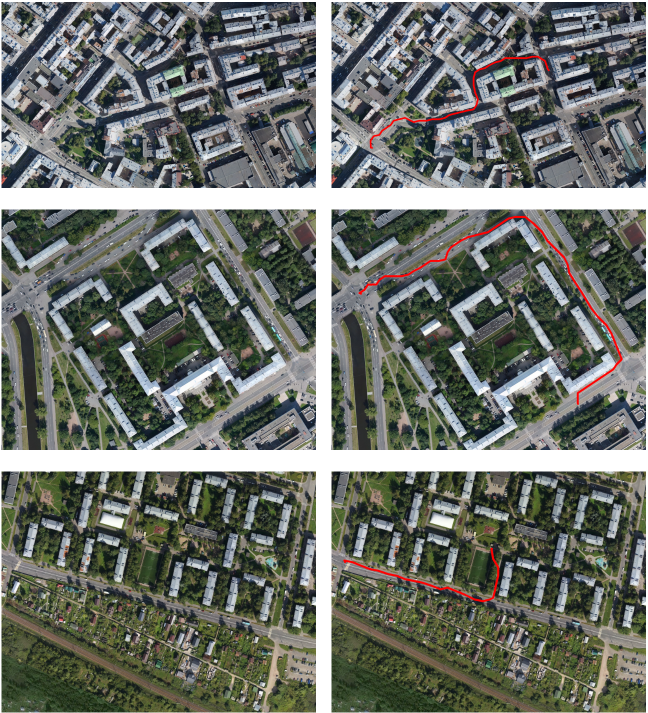
#> input picture Images/Route.png, 1296 x 1426 px (shown at 1/2 size)
$ python -i Prob_map.py   (imports and definitions only)
#> lines starting #> are read from the running program, lines starting #| are printed output that depends on the picture
import numpy as np
import cv2
from PIL import Image, ImageChops
from scipy.interpolate import make_interp_spline
import networkx as nx
import os


def ComputeSegMap_SegFormer(image):
    return Image.open(f'Simulation/Seg_map/{image}_sm.png')


def ComputeDepthmap(image):
    return Image.open(f'Simulation/Depth_map/{image}_dm.png')


"""
    Computed based on the depth map and the segmentation map. The probability of
flying over a pixel is calculated as the ratio of the pixel value (uint8) and 255
"""


# [39 lines left out: function ComputeProbMap, not called in this run]


"""
    In the graph, points that are 9 pixels apart are selected according to a given grid.
These points become nodes in the graph. The weight of a branch is calculated as the average
value of the pixels in a 9x9 square that is plotted between the two points.
"""


# [94 lines left out: functions Compute_grapf, smooth_path, Compute_path_betwen_2_points, draw_path, not called in this run]


def ComputeFlightMap(image, image_path=None):
    image = image_path
    image = os.path.splitext(os.path.basename(image_path))[0]
    SM = ComputeSegMap_SegFormer(image)
    DM = ComputeDepthmap(image)
    PM = ComputeProbMap(SM, DM)
    Grapf = Compute_grapf(PM)
    return Grapf

>>> import cv2
>>> picture = cv2.imread('Images/Route.png', cv2.IMREAD_GRAYSCALE)
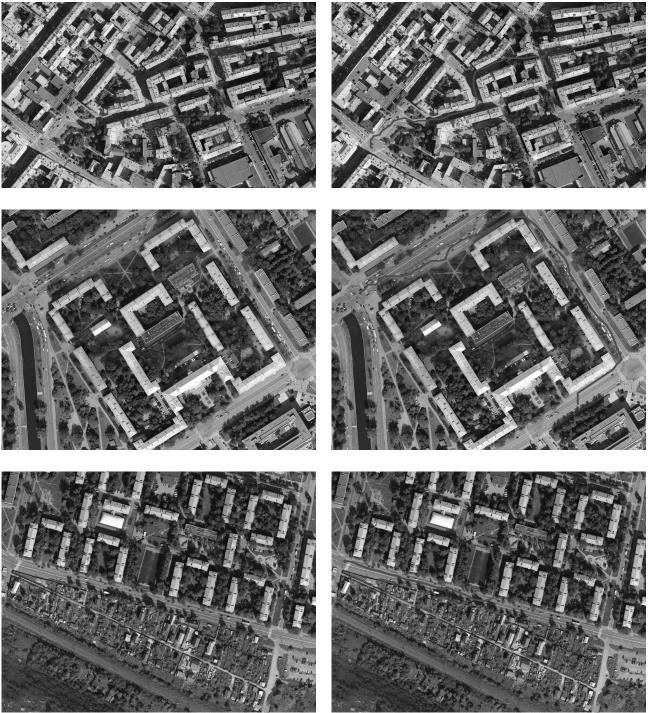
#> picture: shape (1426, 1296) (shown at 1/2 size); min 2, max 255, mean 110
#> (the run stopped early here; a loop or call above may not have finished)

$ run again, on Images/SM+DM.png
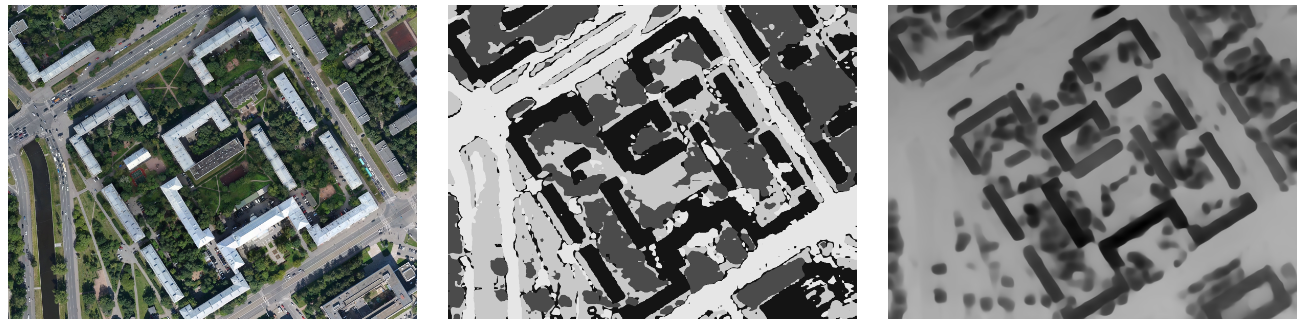
#> input picture Images/SM+DM.png, 1304 x 324 px
#> `picture = cv2.imread('Images/Route.png', cv2.IMREAD_GRAYSCALE)`:
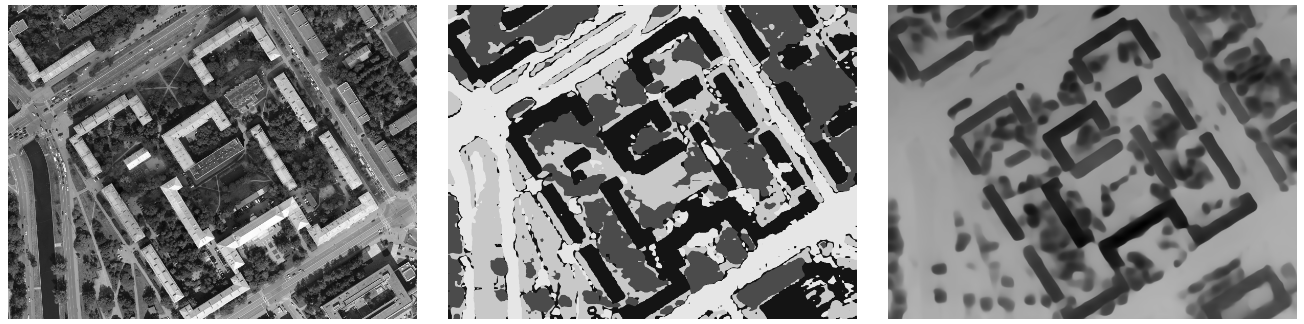
#> picture: shape (324, 1304); min 1, max 255, mean 125.3
